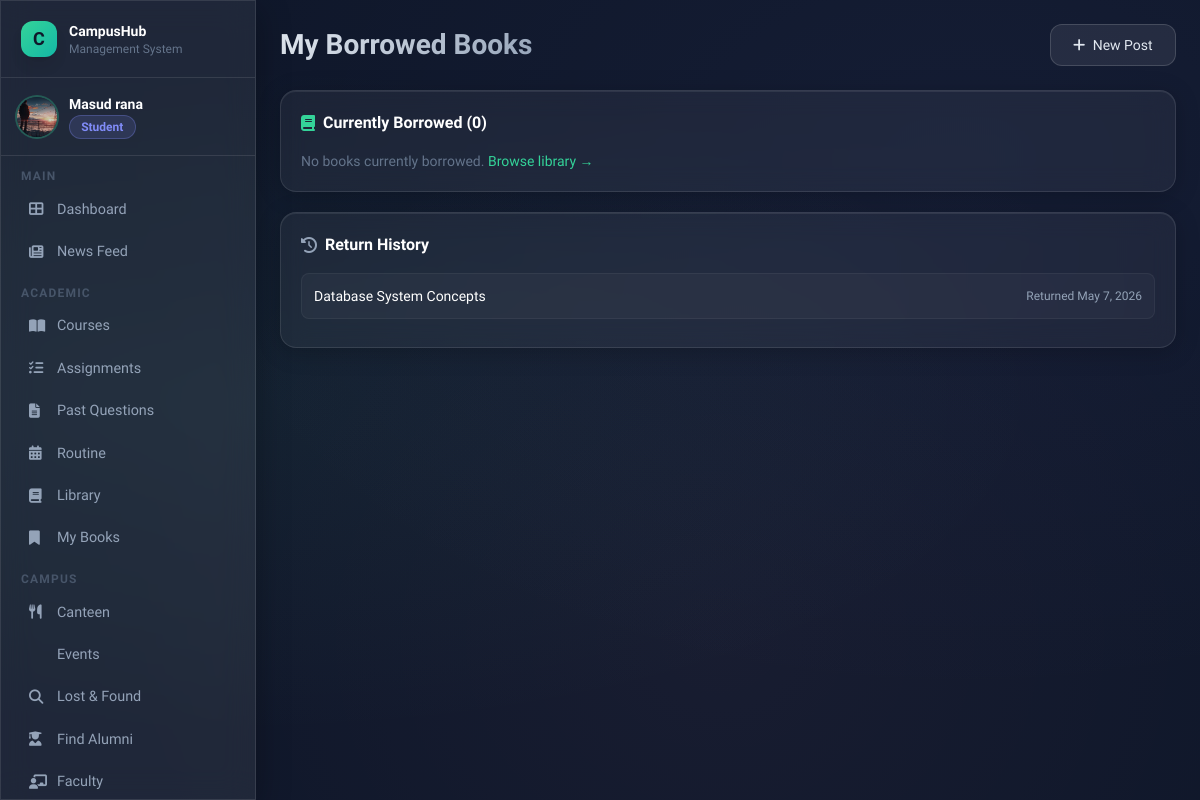
/library/my-books/ (signed in), run on the app's committed database.
### users/models.py (models this page shows, shortened)
class User(AbstractUser):
    ROLE_CHOICES = [
        ('admin', 'Admin'),
        ('teacher', 'Teacher'),
        ('student', 'Student'),
        ('alumni', 'Alumni'),
    ]
    email = models.EmailField(unique=True)
    phone = models.CharField(max_length=20, blank=True)
    role = models.CharField(max_length=20, choices=ROLE_CHOICES, default='student')
    profile_picture = models.ImageField(upload_to='profile_pics/', blank=True, null=True)
    USERNAME_FIELD = 'email'
    REQUIRED_FIELDS = ['username']
    def is_student(self): return self.role == 'student'
    def is_alumni(self): return self.role == 'alumni'

### library/models.py (models this page shows, shortened)
class BookIssue(models.Model):
    STATUS_CHOICES = [
        ('issued', 'Issued'),
        ('returned', 'Returned'),
        ('overdue', 'Overdue'),
    ]
    book = models.ForeignKey(Book, on_delete=models.CASCADE, related_name='issues')
    borrower = models.ForeignKey(settings.AUTH_USER_MODEL, on_delete=models.CASCADE, related_name='borrowed_books')
    issue_date = models.DateField(auto_now_add=True)
    return_deadline = models.DateField()
    returned_date = models.DateField(null=True, blank=True)
    status = models.CharField(max_length=10, choices=STATUS_CHOICES, default='issued')

class Book(models.Model):
    title = models.CharField(max_length=300)
    author = models.CharField(max_length=200)
    isbn = models.CharField(max_length=20, unique=True, blank=True)
    category = models.CharField(max_length=100, blank=True)
    total_copies = models.IntegerField(default=1)
    available_copies = models.IntegerField(default=1)
    cover_image = models.ImageField(upload_to='book_covers/', blank=True, null=True)
    description = models.TextField(blank=True)
    added_at = models.DateTimeField(auto_now_add=True)

### library/views.py (the view)
    def wrapper(request, *args, **kwargs):
        if request.user.is_authenticated and request.user.is_alumni():
            messages.error(request, "Alumni do not have access to the Library.")
            return redirect('dashboard')
        return view_func(request, *args, **kwargs)

### library/views.py (called while the page is built)
def alumni_restricted(view_func):
    def wrapper(request, *args, **kwargs):
        if request.user.is_authenticated and request.user.is_alumni():
            messages.error(request, "Alumni do not have access to the Library.")
            return redirect('dashboard')
        return view_func(request, *args, **kwargs)
    wrapper.__name__ = view_func.__name__
    return wrapper

@login_required
@alumni_restricted
def my_books(request):
    active_issues = BookIssue.objects.filter(borrower=request.user, status='issued').select_related('book')
    history = BookIssue.objects.filter(borrower=request.user, status='returned').select_related('book').order_by('-returned_date')[:10]
    return render(request, 'library/my_books.html', {'active_issues': active_issues, 'history': history})

### templates/library/my_books.html (shortened to what this page needs)
{% extends 'base.html' %}
{% block page_title %}My Borrowed Books{% endblock %}
{% block content %}
<div class="space-y-5">
  <div class="glass-card p-5">
    <h3 class="font-bold text-white mb-4 flex items-center gap-2"><i class="fas fa-book text-emerald-400"></i> Currently Borrowed ({{ active_issues.count }})</h3>
    {% for issue in active_issues %}
    <div class="flex items-center justify-between p-4 bg-white/[0.03] rounded-xl mb-3 border {% if issue.is_overdue %}border-red-500/30{% else %}border-white/5{% endif %}">
      <div class="flex items-center gap-4">
        {% if issue.book.cover_image %}
          <img src="{{ issue.book.cover_image.url }}" class="w-12 h-16 object-cover rounded-lg">
        {% else %}
          <div class="w-12 h-16 rounded-lg bg-emerald-900/40 flex items-center justify-center text-emerald-700"><i class="fas fa-book"></i></div>
        {% endif %}
        <div>
          <div class="font-bold text-white">{{ issue.book.title }}</div>
          <div class="text-xs text-slate-400">{{ issue.book.author }}</div>
          <div class="text-xs mt-1">
            <span class="{% if issue.is_overdue %}text-red-400{% elif issue.days_remaining <= 3 %}text-yellow-400{% else %}text-emerald-400{% endif %} font-semibold">
              {% if issue.is_overdue %}⚠ Overdue!{% else %}{{ issue.days_remaining }} days remaining{% endif %}
            </span>
            <span class="text-slate-500 ml-2">· Due {{ issue.return_deadline }}</span>
          </div>
        </div>
      </div>
      <a href="{% url 'return_book' issue.pk %}" class="btn-secondary text-sm"><i class="fas fa-undo mr-1"></i>Return</a>
    </div>
    {% empty %}<p class="text-slate-500 text-sm">No books currently borrowed. <a href="{% url 'book_list' %}" class="text-emerald-400 hover:underline">Browse library →</a></p>{% endfor %}
  </div>
  {% if history %}
  <div class="glass-card p-5">
    <h3 class="font-bold text-white mb-4 flex items-center gap-2"><i class="fas fa-history text-slate-400"></i> Return History</h3>
    {% for issue in history %}
    <div class="flex items-center justify-between p-3 bg-white/[0.03] rounded-lg mb-2 border border-white/5">
      <div class="text-sm text-white">{{ issue.book.title }}</div>
      <div class="text-xs text-slate-400">Returned {{ issue.returned_date }}</div>
    </div>
    {% endfor %}
  </div>
  {% endif %}
</div>
{% endblock %}

### templates/base.html (shortened to what this page needs)
<!DOCTYPE html>
<html lang="en">
<head>
<script src="https://cdn.tailwindcss.com"></script>
<link rel="stylesheet" href="https://cdnjs.cloudflare.com/ajax/libs/font-awesome/6.4.0/css/all.min.css">
</head>
<body>
<div class="mesh-bg"></div>
{% if user.is_authenticated %}
<div class="flex min-h-screen">
  <aside class="w-64 flex-shrink-0 glass border-r border-white/10 flex flex-col fixed h-full z-20 overflow-y-auto scrollbar-thin">
    <div class="p-5 border-b border-white/10">
      <div class="flex items-center gap-3">
        <div class="w-9 h-9 rounded-xl bg-gradient-to-br from-emerald-400 to-teal-500 flex items-center justify-center text-slate-900 font-bold text-lg shadow-lg">C</div>
        <div>
          <div class="font-bold text-white text-sm">CampusHub</div>
          <div class="text-xs text-slate-500">Management System</div>
        </div>
      </div>
    </div>
    <div class="p-4 border-b border-white/10">
      <div class="flex items-center gap-3">
        {% if user.profile_picture %}
          <img src="{{ user.profile_picture.url }}" class="w-10 h-10 rounded-full object-cover ring-2 ring-emerald-400/30">
        {% else %}
          <div class="w-10 h-10 rounded-full bg-gradient-to-br from-indigo-500 to-purple-500 flex items-center justify-center text-white font-bold text-sm">
            {{ user.first_name|first|upper }}{{ user.last_name|first|upper }}
          </div>
        {% endif %}
        <div class="overflow-hidden">
          <div class="font-semibold text-sm text-white truncate">{{ user.get_full_name|default:user.username }}</div>
          <span class="badge {% if user.role == 'student' %}badge-blue{% elif user.role == 'teacher' %}badge-green{% elif user.role == 'alumni' %}badge-pink{% else %}badge-yellow{% endif %} text-xs">{{ user.role|title }}</span>
        </div>
      </div>
    </div>
    <nav class="p-3 flex-1">
      <div class="mb-2">
        <p class="text-xs text-slate-600 uppercase tracking-widest px-2 mb-1 font-semibold">Main</p>
        <a href="{% url 'dashboard' %}" class="sidebar-link {% if request.resolver_match.url_name == 'dashboard' %}active{% endif %}">
          <i class="fas fa-th-large w-4"></i> Dashboard
        </a>
        <a href="{% url 'post_list' %}" class="sidebar-link {% if 'post' in request.resolver_match.url_name %}active{% endif %}">
          <i class="fas fa-newspaper w-4"></i> News Feed
        </a>
      </div>
      {% if not user.is_alumni %}
      <div class="mb-2">
        <p class="text-xs text-slate-600 uppercase tracking-widest px-2 mb-1 mt-3 font-semibold">Academic</p>
        <a href="{% url 'course_list' %}" class="sidebar-link">
          <i class="fas fa-book-open w-4"></i> Courses
        </a>
        <a href="{% url 'assignment_list' %}" class="sidebar-link">
          <i class="fas fa-tasks w-4"></i> Assignments
        </a>
        <a href="{% url 'previous_questions' %}" class="sidebar-link">
          <i class="fas fa-file-alt w-4"></i> Past Questions
        </a>
        <a href="{% url 'routine' %}" class="sidebar-link">
          <i class="fas fa-calendar-alt w-4"></i> Routine
        </a>
        <a href="{% url 'book_list' %}" class="sidebar-link">
          <i class="fas fa-book w-4"></i> Library
        </a>
        <a href="{% url 'my_books' %}" class="sidebar-link">
          <i class="fas fa-bookmark w-4"></i> My Books
        </a>
      </div>
      {% endif %}
      <div class="mb-2">
        <p class="text-xs text-slate-600 uppercase tracking-widest px-2 mb-1 mt-3 font-semibold">Campus</p>
        <a href="{% url 'canteen_menu' %}" class="sidebar-link">
          <i class="fas fa-utensils w-4"></i> Canteen
        </a>
        <a href="{% url 'event_list' %}" class="sidebar-link">
           Events
        </a>
        <a href="{% url 'lost_found' %}" class="sidebar-link">
          <i class="fas fa-search w-4"></i> Lost & Found
        </a>
        {% if user.is_student %}
        <a href="{% url 'alumni_list' %}" class="sidebar-link">
          <i class="fas fa-user-graduate w-4"></i> Find Alumni
        </a>
        {% endif %}
        <a href="{% url 'faculty_list' %}" class="sidebar-link">
          <i class="fas fa-chalkboard-teacher w-4"></i> Faculty
        </a>
      </div>
    </nav>
  </aside>
  <main class="flex-1 ml-64 p-6 min-h-screen">
    <header class="flex items-center justify-between mb-6">
      <div>
        {% block page_header %}<h1 class="page-title">{% block page_title %}Dashboard{% endblock %}</h1>{% endblock %}
      </div>
      <div class="flex items-center gap-3">
        <a href="{% url 'create_post' %}" class="btn-secondary text-sm"><i class="fas fa-plus mr-1"></i> New Post</a>
      </div>
    </header>
    {% block content %}{% endblock %}
  </main>
</div>
{% else %}
{% block auth_content %}{% endblock %}
{% endif %}
</body>
</html>

### templates/base.html (style rules this page uses)
:root { --glass: rgba(255,255,255,0.07); --glass-border: rgba(255,255,255,0.12); --accent: #6ee7b7; --accent2: #818cf8; --accent3: #f9a8d4; }
* { font-family: 'Sora', sans-serif; }
body { background: #0f172a; color: #e2e8f0; min-height: 100vh; }
.glass { background: var(--glass); backdrop-filter: blur(16px); -webkit-backdrop-filter: blur(16px); border: 1px solid var(--glass-border); box-shadow: 0 8px 32px rgba(0,0,0,0.3); }
.glass-card { background: rgba(255,255,255,0.05); backdrop-filter: blur(12px); border: 1px solid rgba(255,255,255,0.1); border-radius: 1rem; box-shadow: 0 4px 24px rgba(0,0,0,0.2), inset 0 1px 0 rgba(255,255,255,0.08); transition: transform 0.2s ease, box-shadow 0.2s ease; }
.btn-secondary { background: rgba(255,255,255,0.08); border: 1px solid rgba(255,255,255,0.15); color: #e2e8f0; font-weight: 500; padding: 0.6rem 1.4rem; border-radius: 0.75rem; transition: all 0.2s; cursor: pointer; display: inline-block; text-decoration: none; }
.badge { display: inline-flex; align-items: center; gap: 0.3rem; padding: 0.2rem 0.7rem; border-radius: 9999px; font-size: 0.75rem; font-weight: 600; }
.badge-blue { background: rgba(129,140,248,0.15); color: #818cf8; border: 1px solid rgba(129,140,248,0.3); }
.sidebar-link { display: flex; align-items: center; gap: 0.75rem; padding: 0.65rem 1rem; border-radius: 0.75rem; color: #94a3b8; font-size: 0.9rem; font-weight: 500; transition: all 0.2s; text-decoration: none; }
.page-title { font-size: 1.75rem; font-weight: 700; background: linear-gradient(135deg, #e2e8f0, #94a3b8); -webkit-background-clip: text; -webkit-text-fill-color: transparent; }
.mesh-bg { position: fixed; inset: 0; z-index: -1; background: radial-gradient(ellipse at 20% 50%, rgba(110,231,183,0.05) 0%, transparent 60%), radial-gradient(ellipse at 80% 20%, rgba(129,140,248,0.05) 0%, transparent 60%), radial-gradient(ellipse at 60% 80%, rgba(249,168,212,0.04) 0%, transparent 60%), #0f172a; }

### data on the page
User: profile_picture (picture), get_full_name "Masud rana", role "Student"
BookIssue: book "Database System Concepts", returned_date "May 7, 2026"

### other printed values
{{ active_issues.count }} "0"
